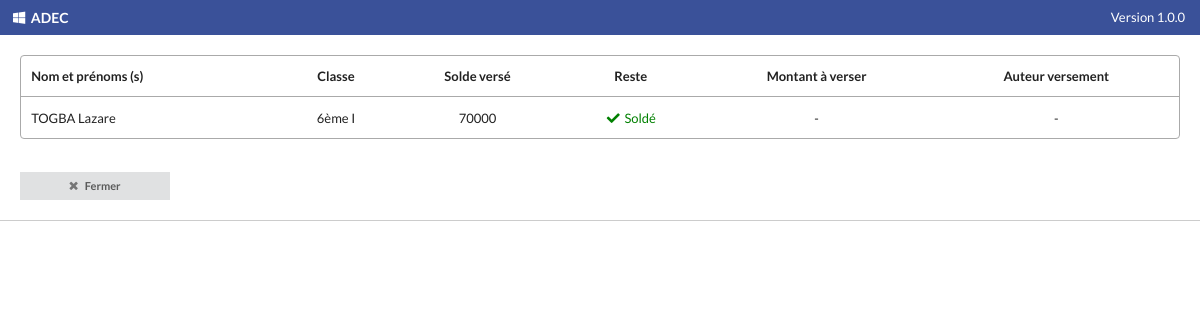
The page /SolderEcolage/index.php?matricule=1 on the database its author committed.
### tables this page shows
CREATE TABLE `eleves` (
  `mle` int(10) NOT NULL,
  `classe_eleve` varchar(10) NOT NULL,
  `solde_verse` int(10) UNSIGNED NOT NULL,
  `nom_de_famille` varchar(255) NOT NULL,
  `prenom` varchar(255) NOT NULL,
  `date_de_naissance` varchar(255) NOT NULL,
  `lieu_de_naissance` varchar(255) NOT NULL,
  `sexe_eleve` varchar(20) NOT NULL,
  `nom_complet_tuteur` varchar(255) NOT NULL,
  `adresse_tuteur` varchar(255) NOT NULL,
  `contact_tuteur` varchar(20) NOT NULL,
  `civilite_tuteur` varchar(20) NOT NULL,
  `profession_tuteur` varchar(255) NOT NULL
);

CREATE TABLE `classes` (
  `id_classe` int(11) NOT NULL,
  `nom_classe` varchar(100) DEFAULT NULL,
  `niveau_classe` varchar(100) DEFAULT NULL,
  `solde_ecolage_gar` int(11) NOT NULL,
  `solde_ecolage_fil` int(11) NOT NULL
);

### SolderEcolage/index.php (the view, shortened to what this page needs)
<?php
        require_once "../includedPages/connect.php";
        require_once "../includedPages/headerHtml.php";
        require_once "../includedPages/topBar.php";
        $req = "SELECT *,SUM(montant) montant_verse FROM (eleves LEFT OUTER JOIN ecolage ON mle=id_eleve) LEFT OUTER JOIN classes ON classe_eleve=id_classe WHERE mle = ?";
        $req_build = $bdd->prepare($req);
        $req_exe = $req_build->execute(array($_GET['matricule']));
        $data=$req_build->fetch();
    ?><br />
    <div style="margin: 0 20px; font-size: 13px;">
        <table class="ui table">
            <tr>
                <td>
                    <b>Nom et prénoms (s)</b>
                </td>
                <td>
                    <center><b>Classe</b></center>
                </td>
                <td>
                    <center><b>Solde versé</b></center>
                </td>
                <td>
                    <center><b>Reste</b></center>
                </td>
                <td>
                    <center><b>Montant à verser</b></center>
                </td>
                <td>
                    <center><b>Auteur versement</b></center>
                </td>
            </tr>
            <tr>
                <td>
                    <?=$data['nom_de_famille']." ".$data['prenom']; ?>
                </td>
                <td>
                    <center><?=$data['nom_classe']; ?></center>
                </td>
                <td><center>
                    <?php
                        if ($data['montant_verse']) {
                            echo $data['montant_verse'];
                        } else {
                           echo "Aucun versement antérieur";
                        }
                    ?></center>
                </td>
                <td><center>
                    <?php
                        $solde=0;
                        if ($data['sexe_eleve']=="Masculin") {
                            $solde=$data['solde_ecolage_gar'];
                        } else {
                            $solde=$data['solde_ecolage_fil'];
                        }
                        if ($data['montant_verse']==$solde) {
                            echo "<span style='color: green;'><i class='check icon'></i>Soldé</span>";
                        }
                    ?></center>
                </td>
                <td><center>
                    <?php
                         $solde=0;
                         if ($data['sexe_eleve']=="Masculin") {
                             $solde=$data['solde_ecolage_gar'];
                         } else {
                             $solde=$data['solde_ecolage_fil'];
                         }
                        if ($data['montant_verse']==$solde) {
                            echo "-";
                        } else {
                    ?>
                           <input type="number" min="0" class="input" placeholder="Saisir le montant ici ..." id="montantVersementEcolage" />
                    <?php
                        }
                    ?></center>
                </td>
                <td><center>
                    <?php
                        $solde=0;
                        if ($data['sexe_eleve']=="Masculin") {
                            $solde=$data['solde_ecolage_gar'];
                        } else {
                            $solde=$data['solde_ecolage_fil'];
                        }
                        if ($data['montant_verse']==$solde) {
                            echo "-";
                        } else {
                    ?>
                           <input type="text" class="input" placeholder="Saisir le nom complet ici ..." id="auteurVersement" />
                    <?php
                        }
                    ?></center>
                </td>
            </tr>
        </table><br />
        <button id="annulerSupprimerEleveBouton" class="ui button mini" style="border-radius: 0; width: 150px;">
            <i class="times icon"></i>Fermer
        </button>
    </div>
    <br />
    <div style="border-bottom: 1px solid #ccc;"></div>
<?php
    require_once "../includedPages/bottomHtml.php";
?>

### css/style.css (style rules this page uses)
.ui.table tr td, .ui.table { border-color: #aaa; }

### rows shown on the page
eleves: nom_de_famille "TOGBA", prenom "Lazare", classes.nom_classe "6ème I"

### other values the page prints
$data['montant_verse'] "70000"
